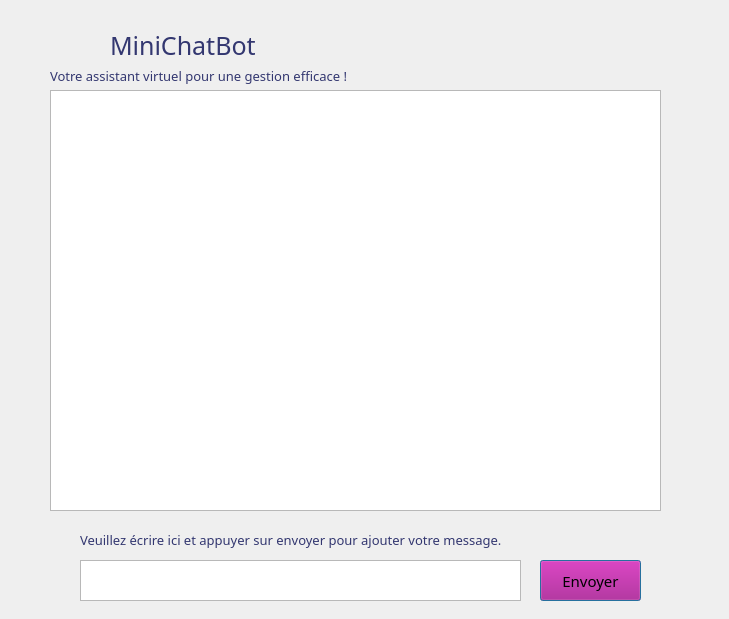
<?xml version="1.0" encoding="UTF-8"?>
<ui version="4.0">
 <class>chat</class>
 <widget class="QDialog" name="chat">
  <property name="geometry">
   <rect>
    <x>0</x>
    <y>0</y>
    <width>729</width>
    <height>619</height>
   </rect>
  </property>
  <property name="windowTitle">
   <string>TvEase Chatbot</string>
  </property>
  <property name="styleSheet">
   <string notr="true"/>
  </property>
  <widget class="QWidget" name="widget" native="true">
   <property name="geometry">
    <rect>
     <x>0</x>
     <y>0</y>
     <width>751</width>
     <height>731</height>
    </rect>
   </property>
   <property name="styleSheet">
    <string notr="true">background-image:  url(:/resource/background.jpg);</string>
   </property>
   <widget class="QTextEdit" name="messageTextEdit">
    <property name="geometry">
     <rect>
      <x>80</x>
      <y>560</y>
      <width>441</width>
      <height>41</height>
     </rect>
    </property>
    <property name="styleSheet">
     <string notr="true">QTextEdit{
	font: 9pt  &quot;neue haas grotesk text pro extr&quot;;
}</string>
    </property>
   </widget>
   <widget class="QPushButton" name="SendButton">
    <property name="geometry">
     <rect>
      <x>540</x>
      <y>560</y>
      <width>101</width>
      <height>41</height>
     </rect>
    </property>
    <property name="font">
     <font>
      <family>neue haas grotesk text pro extr</family>
      <pointsize>11</pointsize>
      <italic>false</italic>
      <bold>false</bold>
     </font>
    </property>
    <property name="styleSheet">
     <string notr="true">QPushButton{
	font: 11pt &quot;neue haas grotesk text pro extr&quot;;
  background-color: rgb(170, 0, 127);
}</string>
    </property>
    <property name="text">
     <string>Envoyer</string>
    </property>
   </widget>
   <widget class="QTextEdit" name="chatDisplayTextEdit">
    <property name="geometry">
     <rect>
      <x>50</x>
      <y>90</y>
      <width>611</width>
      <height>421</height>
     </rect>
    </property>
    <property name="styleSheet">
     <string notr="true">QTextEdit{
	font: 13pt &quot;neue haas grotesk text pro extr&quot;;
	background-image: url(:/resource/botbk.jpg);
}
</string>
    </property>
    <property name="readOnly">
     <bool>true</bool>
    </property>
   </widget>
   <widget class="QLabel" name="label">
    <property name="geometry">
     <rect>
      <x>110</x>
      <y>30</y>
      <width>311</width>
      <height>31</height>
     </rect>
    </property>
    <property name="font">
     <font>
      <family>Neue Haas Grotesk Text Pro Extr</family>
      <pointsize>19</pointsize>
     </font>
    </property>
    <property name="styleSheet">
     <string notr="true">border : none ;
background-color: none;
color : #333770 ;
background-image : url();
    
</string>
    </property>
    <property name="text">
     <string>MiniChatBot</string>
    </property>
   </widget>
   <widget class="QLabel" name="label_2">
    <property name="geometry">
     <rect>
      <x>40</x>
      <y>10</y>
      <width>71</width>
      <height>71</height>
     </rect>
    </property>
    <property name="styleSheet">
     <string notr="true">image: url(:/img/images/pngtree-chatbot-icon-chat-bot-robot-png-image_4841963.png);
border : none ;
background-color: none;
color : #333770 ;
background-image : url();
    
</string>
    </property>
    <property name="text">
     <string/>
    </property>
   </widget>
   <widget class="QLabel" name="label_3">
    <property name="geometry">
     <rect>
      <x>80</x>
      <y>530</y>
      <width>551</width>
      <height>20</height>
     </rect>
    </property>
    <property name="font">
     <font>
      <family>Neue Haas Grotesk Text Pro Extr</family>
      <pointsize>10</pointsize>
     </font>
    </property>
    <property name="styleSheet">
     <string notr="true">border : none ;
background-color: none;
color : #333770 ;
background-image : url();
    

</string>
    </property>
    <property name="text">
     <string>Veuillez écrire ici et appuyer sur envoyer pour ajouter votre message.</string>
    </property>
   </widget>
   <widget class="QLabel" name="label_4">
    <property name="geometry">
     <rect>
      <x>50</x>
      <y>60</y>
      <width>371</width>
      <height>31</height>
     </rect>
    </property>
    <property name="font">
     <font>
      <family>Neue Haas Grotesk Text Pro Extr</family>
      <pointsize>10</pointsize>
     </font>
    </property>
    <property name="styleSheet">
     <string notr="true">border : none ;
background-color: none;
color : #333770 ;
background-image : url();
    
</string>
    </property>
    <property name="text">
     <string>Votre assistant virtuel pour une gestion efficace !</string>
    </property>
   </widget>
  </widget>
 </widget>
 <resources/>
 <connections/>
</ui>
